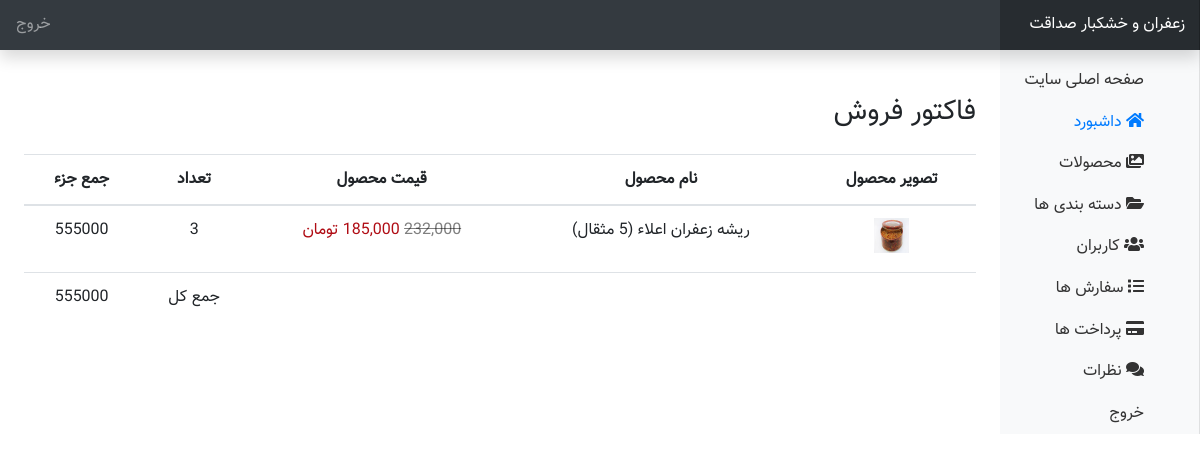
/onlineshop/admin/order_customer.php?pay=yes&order_customer=eydi.faezeh79@gmail.com&Total_Amount=555000&order_id=80, run on the app's committed database.
### tables this page shows
CREATE TABLE `pay_cart` (
  `pay_id` int(11) NOT NULL,
  `p_id` int(11) NOT NULL,
  `u_ip` varchar(255) NOT NULL,
  `qty` int(11) NOT NULL,
  `order_time` timestamp NOT NULL DEFAULT current_timestamp(),
  `order_id` int(11) NOT NULL
);

CREATE TABLE `product` (
  `p_id` int(11) NOT NULL,
  `p_title` varchar(255) NOT NULL,
  `p_price` text NOT NULL,
  `p_discount` text NOT NULL,
  `p_description` text NOT NULL,
  `p_image` text NOT NULL,
  `p_date` timestamp NOT NULL DEFAULT current_timestamp() ON UPDATE current_timestamp(),
  `o_id` int(10) NOT NULL,
  `a_id` int(10) NOT NULL
);

### onlineshop/admin/order_customer.php (the view, shortened to what this page needs)
<?php
include("./include/header.php");
?>
<div class="container-fluid">
    <div class="row">
        <?php include('./include/sidebar.php') ?>
        <main role="main" class="col-md-9 ml-sm-auto col-lg-10 px-4">
            <div class="d-flex justify-content-between mt-5">
                <h3>فاکتور فروش</h3>
            </div>
            <table class="table text-center mt-3">
  <thead>
  <tr>
      <th scope="col">تصویر محصول</th>
      <th scope="col">نام محصول</th>
      <th scope="col">قیمت محصول</th>
      <th scope="col">تعداد</th>
      <th scope="col">جمع جزء</th>
    </tr>
  </thead>
  <tbody class="table-group-divider">
<?php
$customer_email=$_GET['order_customer'];
include("./include/db.php");
$SelectUser=mysqli_query($con,"call SelectUser('$customer_email')");
foreach ($SelectUser as $sel){
	$customer_ip=$sel['u_ip'];
}
$pay=$_GET['pay'];
$order_id=$_GET['order_id'];
include("./include/db.php");
if($pay=='no'){
        $User=mysqli_query($con,"call UserCart('$customer_ip')");
}else{
	$User=mysqli_query($con,"call UserPaycart('$order_id')");
}
foreach ($User as $user) {
?>
    <tr>
      <td><img src="../upload/posts/<?php echo $user['p_image'] ?>" width="35px" height="35px" alt=""></td>
      <td><?php echo $user['p_title'] ; ?></td>
      <td><?php if (empty($user['p_discount'])) {
        $price=$user['p_price'];
?>
        <p class="fw-semibold" style="color:#B00D15"><?php echo $user['p_price']; ?> تومان</p>
<?php
}else{
        $price=$user['p_discount'];
  ?>
        <p class="fw-semibold" style="color:#B00D15"><del class="text-black-50"><?php echo $user['p_price']; ?></del> <?php echo $user['p_discount']; ?> تومان</p>
<?php
} ?></td>
      <td><?php echo $user['qty'] ; ?></td>
<?php
$price=
      $prc = str_replace(",", "", "$price");
?>
      <td><?php echo $user['qty'] * $price ; ?></td>
    </tr>
<?php
}
?>
<tr>
        <td></td>
        <td></td>
        <td></td>
        <td>جمع کل</td>
        <td><?php echo $_GET['Total_Amount']; ?></td>
</tr>
  </tbody>
</table>
        </main>
    </div>
</div>

### onlineshop/admin/css/style.css (style rules this page uses)
body { direction: rtl; text-align: right !important; font-family: "Vazir" !important; line-height: 1.6; }
[role="main"] { padding-top: 110px; }
@media (min-width: 768px) { [role="main"] { padding-top: 48px; } }

### data on the page
pay_cart: p.p_image (picture), p.p_title "ریشه زعفران اعلاء (5 مثقال)", p.p_price "232,000", qty "3", $user['qty']*$price "555000"

### other printed values
$_GET['Total_Amount'] "555000"
